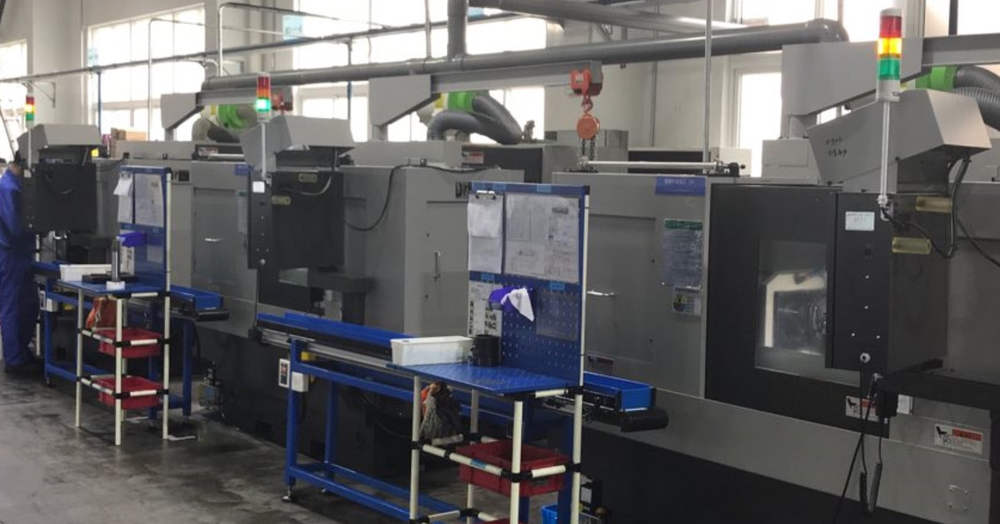
#> input picture imgs/01.png, 1000 x 524 px, shrunk from 1446 x 757 before the run; its folder holds only this picture in this run
$ python main.py
#> lines starting #> are read from the running program, lines starting #| are printed output that depends on the picture; after the words box and inside, x2 and y2 are one past the last pixel; in counts of white or black regions, pixels touching at a corner belong together
#!/usr/bin/env python
# coding: utf-8
# created by hevlhayt@foxmail.com
# Date: 2016/1/15
# Time: 19:20
#
import os
import cv2
import numpy as np


def detect(filepath, file):

#> called with filepath = '/imgs//', file = '01.png'
    font = cv2.FONT_HERSHEY_SIMPLEX
    img = cv2.imread(filepath+file)
#> img is the input picture: shape (524, 1000, 3); mean B, G, R 97, 96, 96.8
    cimg = img
    hsv = cv2.cvtColor(img, cv2.COLOR_BGR2HSV)
#> hsv: shape (524, 1000, 3); mean H, S, V 62.2, 28.4, 101.9

    # color range
    lower_red1 = np.array([0,100,100])
    upper_red1 = np.array([10,255,255])
    lower_red2 = np.array([160,100,100])
    upper_red2 = np.array([180,255,255])
    lower_green = np.array([40,50,50])
    upper_green = np.array([90,255,255])
    # lower_yellow = np.array([15,100,100])
    # upper_yellow = np.array([35,255,255])
    lower_yellow = np.array([15,150,150])
    upper_yellow = np.array([35,255,255])
    mask1 = cv2.inRange(hsv, lower_red1, upper_red1)
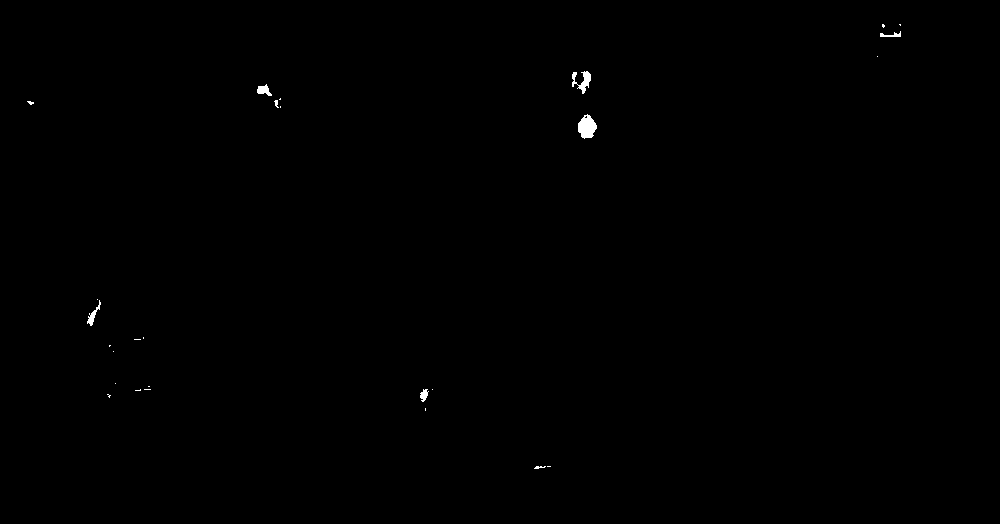
#> mask1: shape (524, 1000); 0.19% white; 27 white regions (19 under 20 px), largest, box (x1, y1, x2, y2) and area: (578, 114, 597, 139) 323, (572, 71, 591, 94) 201, (87, 300, 101, 326) 104
    mask2 = cv2.inRange(hsv, lower_red2, upper_red2)
#> mask2: shape (524, 1000); 0.17% white; 26 white regions (18 under 20 px), largest, box (x1, y1, x2, y2) and area: (881, 17, 901, 35) 283, (127, 383, 156, 391) 115, (100, 343, 114, 354) 74
    maskg = cv2.inRange(hsv, lower_green, upper_green)
#> maskg: shape (524, 1000); 0.55% white; 15 white regions (8 under 20 px), largest, box (x1, y1, x2, y2) and area: (915, 65, 959, 91) 830, (217, 104, 249, 130) 583, (447, 91, 476, 112) 499
    masky = cv2.inRange(hsv, lower_yellow, upper_yellow)
#> masky: shape (524, 1000); 0.05% white; 3 white regions (2 under 20 px), largest, box (x1, y1, x2, y2) and area: (880, 38, 900, 57) 245
    maskr = cv2.add(mask1, mask2)
#> maskr: shape (524, 1000); 0.36% white; 34 white regions (19 under 20 px), largest, box (x1, y1, x2, y2) and area: (880, 17, 901, 37) 359, (578, 114, 597, 139) 323, (572, 71, 591, 96) 236

    size = img.shape
    # print size

    # hough circle detect
    r_circles = cv2.HoughCircles(maskr, cv2.HOUGH_GRADIENT, 1, 80,
                               param1=50, param2=10, minRadius=0, maxRadius=30)
#> r_circles = [[890.5, 25.5, 9.4], [586.5, 127.5, 9.1], [108.5, 347.5, 4.6]]

    g_circles = cv2.HoughCircles(maskg, cv2.HOUGH_GRADIENT, 1, 60,
                                 param1=50, param2=10, minRadius=0, maxRadius=30)
#> g_circles = [[234.5, 112.5, 17.1], [461.5, 99.5, 14.6], [886.5, 66.5, 12.2], [29.5, 116.5, 4]]

    y_circles = cv2.HoughCircles(masky, cv2.HOUGH_GRADIENT, 1, 30,
                                 param1=50, param2=5, minRadius=0, maxRadius=30)
#> y_circles = [[889.5, 46.5, 9.4]]

    # traffic light detect
    r = 5
    bound = 4.0 / 10
    if r_circles is not None:
        r_circles = np.uint16(np.around(r_circles))
#> r_circles = [[890, 26, 9], [586, 128, 9], [108, 348, 5]]

        for i in r_circles[0, :]:
            if i[0] > size[1] or i[1] > size[0]or i[1] > size[0]*bound:
                continue

            h, s = 0.0, 0.0
            for m in range(-r, r):
                for n in range(-r, r):

                    if (i[1]+m) >= size[0] or (i[0]+n) >= size[1]:
                        continue
                    h += maskr[i[1]+m, i[0]+n]
                    s += 1
            if h / s > 50:
                cv2.circle(cimg, (i[0], i[1]), i[2]+10, (0, 255, 0), 2)
                cv2.circle(maskr, (i[0], i[1]), i[2]+30, (255, 255, 255), 2)
                cv2.putText(cimg,'RED',(i[0], i[1]), font, 1,(255,0,0),2,cv2.LINE_AA)
#> this loop made 3 passes
#> i on passes 1 to 2: [890, 26, 9], [586, 128, 9]
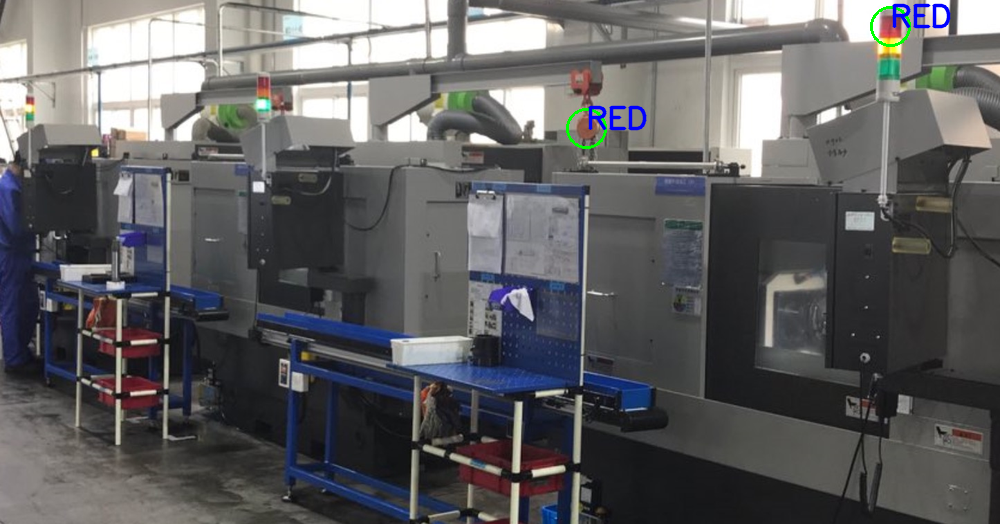
#> cimg: shape (524, 1000, 3); 0.46% of pixels changed, all inside (x1, y1, x2, y2) = (566, 3, 951, 149)
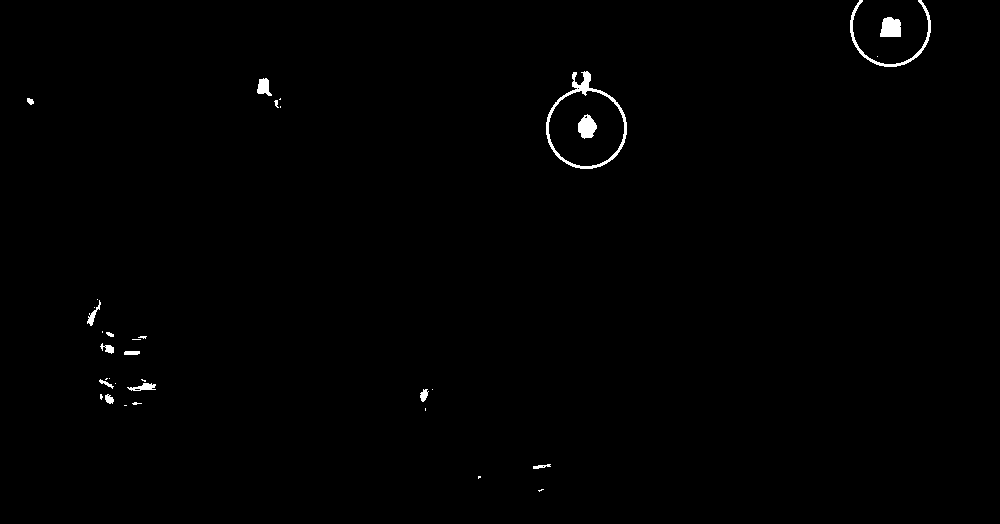
#> maskr: shape (524, 1000); 0.6% white; 35 white regions (19 under 20 px), largest, box (x1, y1, x2, y2) and area: (546, 71, 627, 169) 964, (850, 0, 931, 67) 553, (880, 17, 901, 37) 359

    if g_circles is not None:
        g_circles = np.uint16(np.around(g_circles))
#> g_circles = [[234, 112, 17], [462, 100, 15], [886, 66, 12], [30, 116, 4]]

        for i in g_circles[0, :]:
            if i[0] > size[1] or i[1] > size[0] or i[1] > size[0]*bound:
                continue

            h, s = 0.0, 0.0
            for m in range(-r, r):
                for n in range(-r, r):

                    if (i[1]+m) >= size[0] or (i[0]+n) >= size[1]:
                        continue
                    h += maskg[i[1]+m, i[0]+n]
                    s += 1
            if h / s > 100:
                cv2.circle(cimg, (i[0], i[1]), i[2]+10, (0, 255, 0), 2)
                cv2.circle(maskg, (i[0], i[1]), i[2]+30, (255, 255, 255), 2)
                cv2.putText(cimg,'GREEN',(i[0], i[1]), font, 1,(255,0,0),2,cv2.LINE_AA)
#> this loop made 4 passes
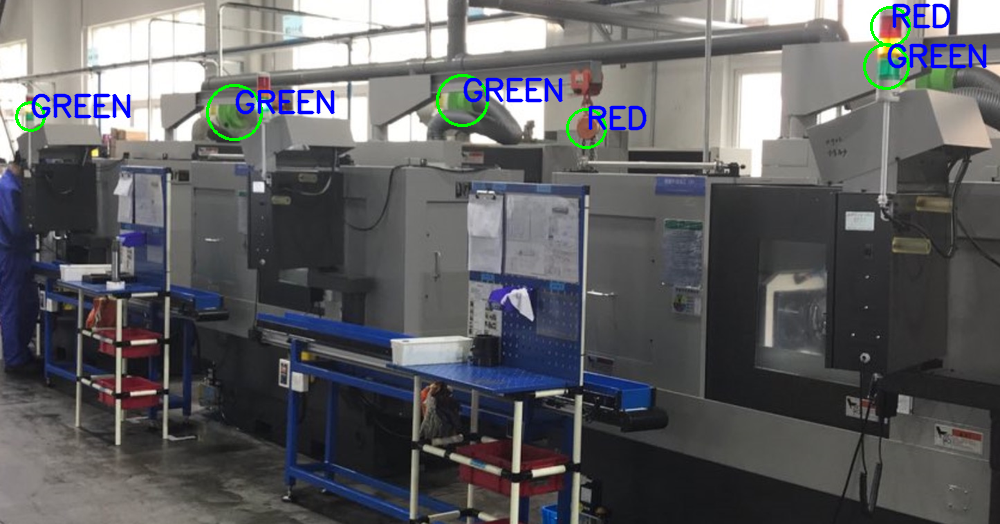
#> cimg: shape (524, 1000, 3); 1.42% of pixels changed, all inside (x1, y1, x2, y2) = (15, 43, 987, 141)
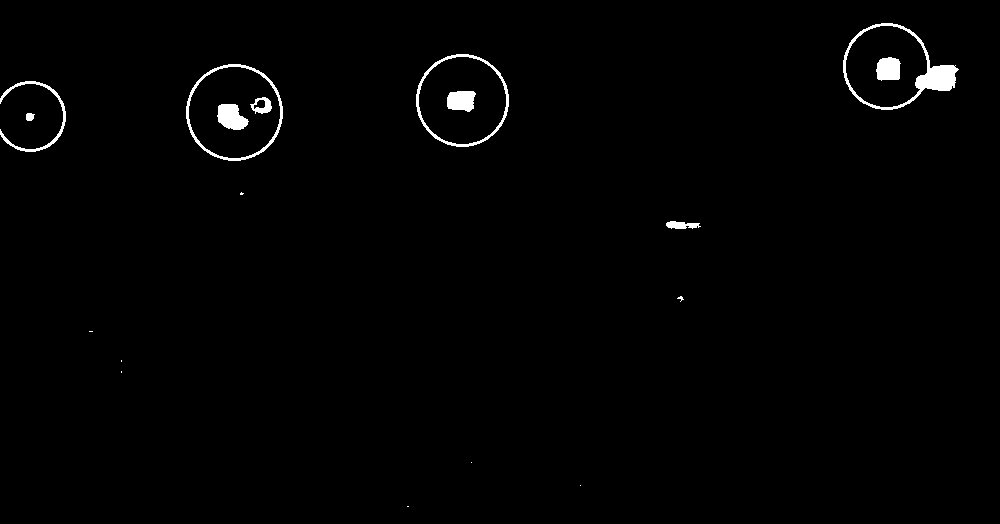
#> maskg: shape (524, 1000); 1.1% white; 18 white regions (8 under 20 px), largest, box (x1, y1, x2, y2) and area: (843, 23, 959, 110) 1571, (186, 64, 283, 161) 874, (416, 54, 509, 147) 836

    if y_circles is not None:
        y_circles = np.uint16(np.around(y_circles))
#> y_circles = [[890, 46, 9]]

        for i in y_circles[0, :]:
            if i[0] > size[1] or i[1] > size[0] or i[1] > size[0]*bound:
                continue

            h, s = 0.0, 0.0
            for m in range(-r, r):
                for n in range(-r, r):

                    if (i[1]+m) >= size[0] or (i[0]+n) >= size[1]:
                        continue
                    h += masky[i[1]+m, i[0]+n]
                    s += 1
            if h / s > 50:
                cv2.circle(cimg, (i[0], i[1]), i[2]+10, (0, 255, 0), 2)
                cv2.circle(masky, (i[0], i[1]), i[2]+30, (255, 255, 255), 2)
                cv2.putText(cimg,'YELLOW',(i[0], i[1]), font, 1,(255,0,0),2,cv2.LINE_AA)
#> this loop made 1 pass
#> i on pass 1: [890, 46, 9]
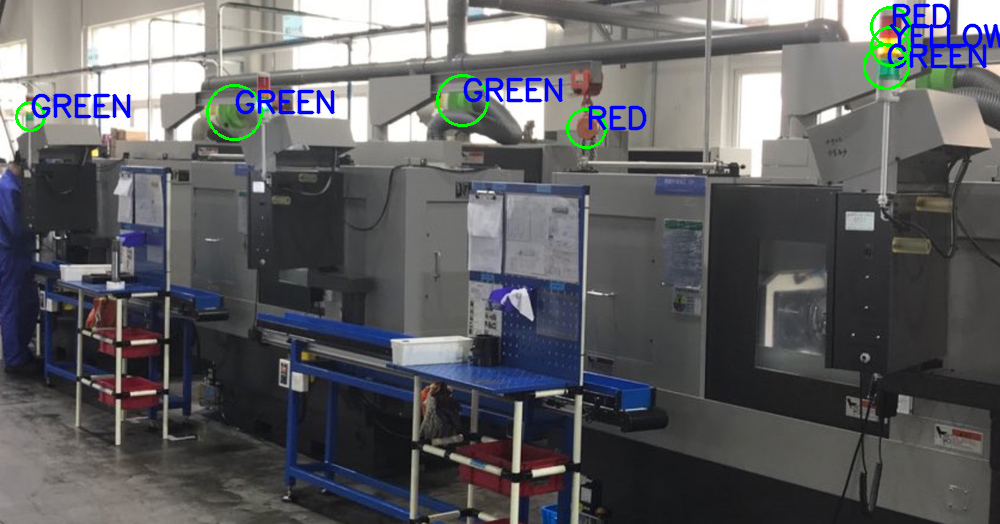
#> cimg: shape (524, 1000, 3); 0.27% of pixels changed, all inside (x1, y1, x2, y2) = (870, 23, 1000, 67)
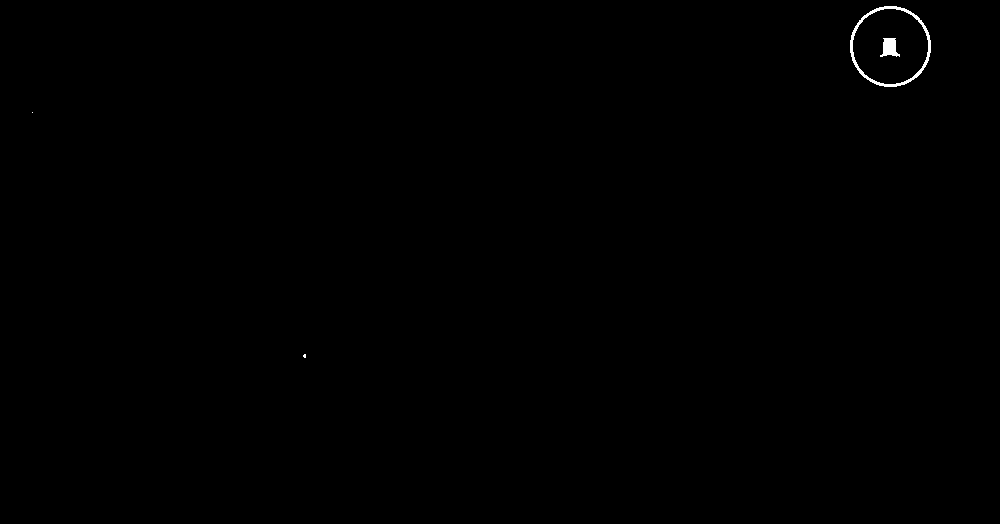
#> masky: shape (524, 1000); 0.19% white; 4 white regions (2 under 20 px), largest, box (x1, y1, x2, y2) and area: (850, 6, 931, 87) 748, (880, 38, 900, 57) 245

    cv2.imshow('detected results', cimg)
    cv2.imwrite(path+'//result//'+file, cimg)
    # cv2.imshow('maskr', maskr)
    # cv2.imshow('maskg', maskg)
    # cv2.imshow('masky', masky)

    cv2.waitKey(0)
    cv2.destroyAllWindows()

if __name__ == '__main__':

    path = os.path.abspath('.')+'//imgs//'
    for f in os.listdir(path):
        print (f)
        if f.endswith('.jpg') or f.endswith('.JPG') or f.endswith('.png') or f.endswith('.PNG'):
            detect(path, f)
